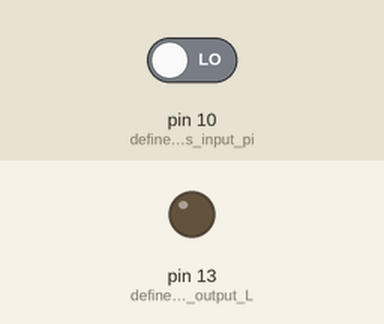
Simulated run of this sketch. Board: Arduino Uno, built with avr-gcc and run on an emulated ATmega328P. On the bench: output pins drawn as LEDs (lit = HIGH). Dashed ring = blinking. The inputs (shaded band) are chosen by the test bench; at power-on: pin 10 (define_pin_10_as_input_pi) LOW. What the sketch prints to the serial monitor is not drawn.

Above: at 1.2 s.
1.3 s: pin 10 (define_pin_10_as_input_pi) driven HIGH
At 1.8 s:
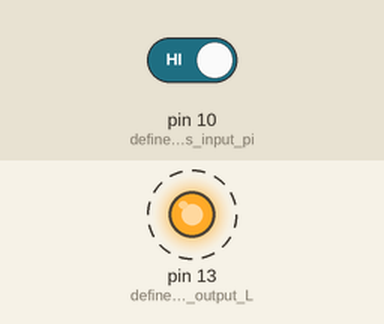
4.3 s: pin 10 (define_pin_10_as_input_pi) driven LOW
Timing chart, 0 to 7.3 s (numbered marks = the images above; inputs shaded):
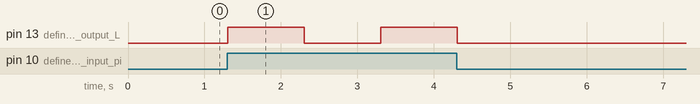

Measured:
- after the input at 1.3 s, pin 13 (define_pin_13_as_output_L): LOW → HIGH at once, → LOW 1.0 s later, → HIGH 1.0 s later

The sketch:

PIR_test.ino
```cpp
//Sample Code to check the working of PIR sensor
/*
  Code revision -- 02,November,2014
  Author -- Jayasenen

  Website: http://www.elementzonline.com

*/
void setup()
  {
    pinMode(13,OUTPUT);//define pin 13 as output LED pin
    pinMode(10,INPUT);//define pin 10 as input pin
    Serial.begin(9600);// initialize serial communications:
  }
  bool PIRValue;// variable to read the PIR sensor value
  void loop()
  {
    PIRValue=digitalRead(10);// read value from pin no:10
    Serial.println(PIRValue);// print value from pin no:10
    if(PIRValue==1)//check the condition for LED blinking
    {
      digitalWrite(13,HIGH);//set pin 13 to HIGH for switch on LED
      delay(1000);
      digitalWrite(13,LOW);//set pin 13 to LOW for switch off LED
      delay(1000);
      digitalWrite(13,HIGH);//set pin 13 to HIGH for switch on LED
      delay(1000);
      digitalWrite(13,LOW);//set pin 13 to LOW for switch off LED
    }
  }
```
